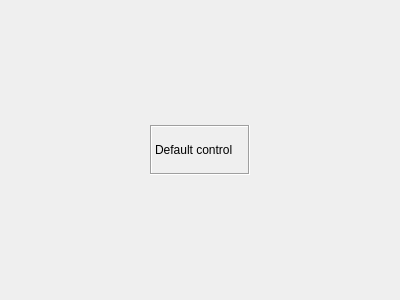
<?xml version="1.0" encoding="UTF-8"?>
<ui version="4.0">
 <class>SingleCameraView</class>
 <widget class="QFrame" name="SingleCameraView">
  <property name="geometry">
   <rect>
    <x>0</x>
    <y>0</y>
    <width>400</width>
    <height>300</height>
   </rect>
  </property>
  <property name="windowTitle">
   <string>Frame</string>
  </property>
  <property name="frameShape">
   <enum>QFrame::NoFrame</enum>
  </property>
  <property name="frameShadow">
   <enum>QFrame::Raised</enum>
  </property>
  <property name="lineWidth">
   <number>0</number>
  </property>
  <layout class="QVBoxLayout" name="verticalLayout_2">
   <property name="spacing">
    <number>0</number>
   </property>
   <property name="margin">
    <number>0</number>
   </property>
   <item>
    <spacer name="verticalSpacer">
     <property name="orientation">
      <enum>Qt::Vertical</enum>
     </property>
     <property name="sizeHint" stdset="0">
      <size>
       <width>20</width>
       <height>122</height>
      </size>
     </property>
    </spacer>
   </item>
   <item>
    <widget class="QFrame" name="frame">
     <property name="frameShape">
      <enum>QFrame::NoFrame</enum>
     </property>
     <property name="frameShadow">
      <enum>QFrame::Raised</enum>
     </property>
     <property name="lineWidth">
      <number>0</number>
     </property>
     <layout class="QHBoxLayout" name="horizontalLayout">
      <property name="spacing">
       <number>0</number>
      </property>
      <property name="margin">
       <number>0</number>
      </property>
      <item>
       <spacer name="horizontalSpacer">
        <property name="orientation">
         <enum>Qt::Horizontal</enum>
        </property>
        <property name="sizeHint" stdset="0">
         <size>
          <width>147</width>
          <height>20</height>
         </size>
        </property>
       </spacer>
      </item>
      <item>
       <widget class="QFrame" name="mainFrame">
        <property name="frameShadow">
         <enum>QFrame::Plain</enum>
        </property>
        <property name="lineWidth">
         <number>0</number>
        </property>
        <layout class="QVBoxLayout" name="verticalLayout">
         <property name="spacing">
          <number>0</number>
         </property>
         <property name="margin">
          <number>0</number>
         </property>
         <item>
          <widget class="QLabel" name="defaultLabel">
           <property name="minimumSize">
            <size>
             <width>100</width>
             <height>50</height>
            </size>
           </property>
           <property name="frameShape">
            <enum>QFrame::Box</enum>
           </property>
           <property name="frameShadow">
            <enum>QFrame::Sunken</enum>
           </property>
           <property name="text">
            <string>Default control</string>
           </property>
          </widget>
         </item>
        </layout>
       </widget>
      </item>
      <item>
       <spacer name="horizontalSpacer_2">
        <property name="orientation">
         <enum>Qt::Horizontal</enum>
        </property>
        <property name="sizeHint" stdset="0">
         <size>
          <width>147</width>
          <height>20</height>
         </size>
        </property>
       </spacer>
      </item>
     </layout>
    </widget>
   </item>
   <item>
    <spacer name="verticalSpacer_2">
     <property name="orientation">
      <enum>Qt::Vertical</enum>
     </property>
     <property name="sizeHint" stdset="0">
      <size>
       <width>20</width>
       <height>122</height>
      </size>
     </property>
    </spacer>
   </item>
  </layout>
 </widget>
 <resources/>
 <connections/>
</ui>
